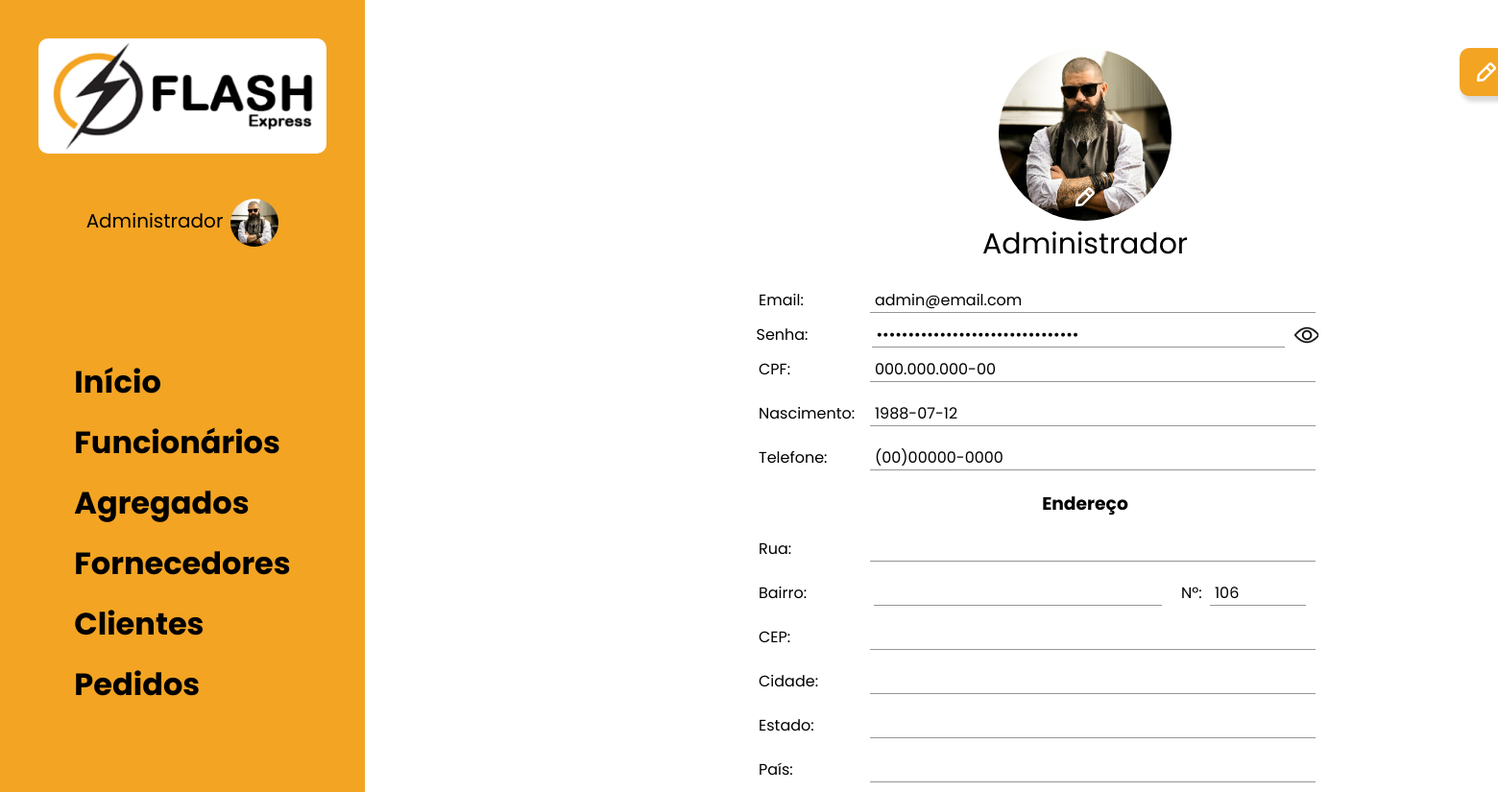
The app's page /view/perfil.php (signed in) with its own data.
### tables this page shows
CREATE TABLE `funcionarios` (
  `idFuncionarios` int(10) NOT NULL,
  `nome` varchar(100) NOT NULL,
  `email` varchar(100) NOT NULL,
  `cpf` varchar(15) NOT NULL,
  `dataNasc` varchar(11) DEFAULT NULL,
  `senha` varchar(150) NOT NULL,
  `telefone` varchar(15) NOT NULL,
  `fotoNome` varchar(100) DEFAULT NULL,
  `fotoTipo` varchar(5) DEFAULT NULL,
  `fotoTam` int(10) DEFAULT NULL,
  `rua` varchar(100) DEFAULT NULL,
  `bairro` varchar(50) DEFAULT NULL,
  `numero` varchar(5) DEFAULT NULL,
  `cep` varchar(15) DEFAULT NULL,
  `cidade` varchar(100) DEFAULT NULL,
  `estado` varchar(40) DEFAULT NULL,
  `pais` varchar(50) DEFAULT NULL
);

### model/funcionario.php (called while the page is built, shortened)
<?php
    class Funcionario{
        static function pesquisarFuncionario($pdo, $id){
            $sth = $pdo->prepare("SELECT * from funcionarios WHERE idFuncionarios=:id LIMIT 1");
            $sth->BindValue(':id', $id);
            $sth->execute();
            return $users = $sth->fetch(PDO::FETCH_ASSOC);
        }
    }
?>

### view/perfil.php (the view, shortened to what this page needs)
<?PHP
    include('../config/conexao.php');
    include('../model/funcionario.php');
    $user = new Funcionario();
    $mostrar = $user->pesquisarFuncionario($pdo, $_SESSION['id']);
?>
<!DOCTYPE html>
<html lang="pt-br">
<head>
    <link rel="stylesheet" href="../css/style.css">
</head>
<body>
    <div class="container-perfil">
        <aside class="menu-lateral">
           <div class="menu-lateral-logo">
                <img src="../assents/img/logo.jpg" alt="logo da empresa">
           </div>
            <div class="menu-lateral-usuario">
                <span class="ml-usuario-nome">
                    <?php
                        echo $_SESSION['nome'];
                    ?>
                </span>
                <div class="ml-usuario-foto">
                    <?php echo "<img src='../assents/fotos/funcionarios/".$_SESSION['fotoNome']."'>"?>
                </div>
            </div>
            <nav class="menu-lateral-nav">
                <ul>
                   <li class="mlv-elemento"><a href="inicio.php">Início</a></li>
                   <li class="mlv-elemento"><a href="funcionarios.php">Funcionários</a></li>
                   <li class="mlv-elemento"><a href="agregados.php">Agregados</a></li>
                   <li class="mlv-elemento"><a href="fornecedores.php">Fornecedores</a></li>
                   <li class="mlv-elemento"><a href="clientes.php">Clientes</a></li>
                   <li class="mlv-elemento"><a href="pedidos.php">Pedidos</a></li>
                </ul>
            </nav>
        </aside>
        <main class="principal-perfil">
            <header class="perfil-cabecalho">
                <a class="perfil-foto" href="editar_foto.php">
                    <?php echo "<img src='../assents/fotos/funcionarios/".$_SESSION['fotoNome']."'>"?>
                    <scan class='edit-foto'>
                        <img src="../assents/img/icon-edit.svg">
                    </scan>
                </a>
                <p>
                    <?php echo $_SESSION['nome'];?>
                </p>
                <a class="btn-editar-perfil" href="editar_perfil.php">
                    <img src="../assents/img/icon-edit.svg">
                </a>
            </header>
            <section class="perfil-dados">
                <div class="dado">
                    <span>Email:</span>
                    <input type="text" value="<?php echo $mostrar['email'];?>">
                </div>
                <div class="dado-senha">
                    <span>Senha:</span>
                    <input type="password" id="senha" value="<?php echo $_SESSION['senha'];?>">
                    <span class="icon-senha" onclick="mostrarSenha()"></span>
                </div>
                <div class="dado">
                    <span>CPF:</span>
                    <input type="text" value="<?php echo $mostrar['cpf'];?>">
                </div>
                <div class="dado">
                    <span>Nascimento:</span>
                    <input type="text" value="<?php echo $mostrar['dataNasc'];?>">
                </div>
                <div class="dado">
                    <span>Telefone:</span>
                    <input type="text" value="<?php echo $mostrar['telefone'];?>">
                </div>
                <h3>Endereço</h3>
                <div class="dado">
                    <span>Rua:</span>
                    <input type="text" value="<?php echo $mostrar['rua'];?>">
                </div>
                <div class="dado">
                    <div class="dado-bairro">
                        <span>Bairro:</span>
                        <input type="text" value="<?php echo $mostrar['bairro'];?>">
                    </div>
                    <div class="dado-num">
                        <span>Nº:</span>
                        <input type="text" value="<?php echo $mostrar['numero'];?>">
                    </div>
                </div>
                <div class="dado">
                    <span>CEP:</span>
                    <input type="text" value="<?php echo $mostrar['cep'];?>">
                </div>
                <div class="dado">
                    <span>Cidade:</span>
                    <input type="text" value="<?php echo $mostrar['cidade'];?>">
                </div>
                <div class="dado">
                    <span>Estado:</span>
                    <input type="text" value="<?php echo $mostrar['estado'];?>">
                </div>
                <div class="dado">
                    <span>País:</span>
                    <input type="text" value="<?php echo $mostrar['pais'];?>">
                </div>
            </section>
        </main>
    </div>
</body>

### css/style.css (style rules this page uses)
:root { --cor-principal: #F3A423; }
* { margin: 0; padding: 0; box-sizing: border-box; font-family: 'Poppins', sans-serif; }
img { width: 100%; }
a { text-decoration: none; color: #000; }
input { border: none; outline: none; font-weight: 400; font-size: 14px; }
.menu-lateral { position: fixed; width: 380px; height: 100%; left: 0px; top: 0px; background: #F3A423; display: flex; flex-direction: column; align-items: center; }
.menu-lateral-logo { width: 300px; margin: 40px; }
.menu-lateral-logo img { border-radius: 10px; }
.menu-lateral-usuario { display: flex; cursor: pointer; margin-bottom: 110px; }
.ml-usuario-nome { color: #000; font-size: 20px; font-weight: medium; margin-top: 8px; margin-right: 8px; }
.ml-usuario-foto { width: 50px; }
.ml-usuario-foto img { width: 50px; height: 50px; object-fit: cover; border-radius: 50%; }
.menu-lateral-nav ul { list-style: none; }
.mlv-elemento { padding-bottom: 15px; }
.mlv-elemento a { font-size: 32px; font-weight: 700; }
.principal-funcionarios, .principal-fornecedores, .principal-clientes, .principal-agregados, .principal-pedidos, .principal-perfil { position: absolute; left: 380px; top: 0px; }
.perfil-cabecalho { position: absolute; width: 1500px; height: 300px; }
.perfil-foto img { position: relative; top: 50px; left: 50%; transform: translateX(-50%); width: 180px; height: 180px; border-radius: 50%; }
.perfil-cabecalho p { margin-top: 45px; text-align: center; font-size: 30px; font-weight: medium; }
.edit-foto img { position:absolute; top: 190px; width: 30px; height: 30px; }
.btn-editar-perfil { position: absolute; top: 50px; right: 200px; width: 160px; height: 50px; display: flex; padding-right: 5px; align-items: center; justify-content: center; cursor: pointer; background-color: var(--cor-principal); border-radius: 10px; box-shadow: 4px 4px 4px 2px rgba(0, 0, 0, 0.15); }
.btn-editar-perfil img { width: 30px; }
.perfil-dados { position: relative; margin-top: 10px; width: 800px; display: flex; flex-direction: column; align-items: center; justify-content: center; top: 280px; left: 300px; }
.dado { display: flex; width: 600px; padding: 10px; }
.dado-bairro, .dado-num, .dado-senha { display: flex; }
.dado span, .dado-bairro span, .dado-senha span:first-child { width: 120px; }
.dado p, .dado input, .dado-senha input { width: 480px; padding-left: 5px; border-bottom: 1px solid #969696; pointer-events: none; font-size: 16px; }
.perfil-dados h3 { padding: 10px; margin-left: 100px; }
.dado-bairro input { width: 300px; padding-left: 5px; border-bottom: 1px solid #969696; }
.dado-num span { width: 50px; padding-left: 20px; }
.dado-num input { width: 100px; padding-left: 5px; border-bottom: 1px solid #969696; }
.dado-senha input { width: 430px; padding-left: 5px; border-bottom: 1px solid #969696; }
.icon-senha { width: 25px; margin-left: 10px; cursor: pointer; background-image: url('../assents/img/view.png'); background-size: cover; }

### records on screen
funcionarios: email "admin@email.com", cpf "000.000.000-00", dataNasc "1988-07-12", telefone "(00)00000-0000", numero "106"

### other values on screen
$_SESSION['nome'] "Administrador"
